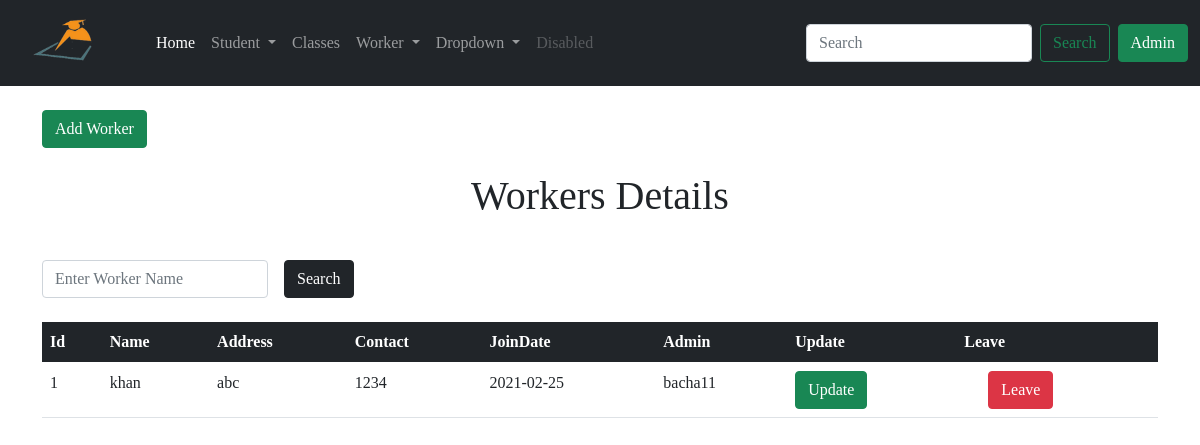
Page /worker_detials on the earlier database version.
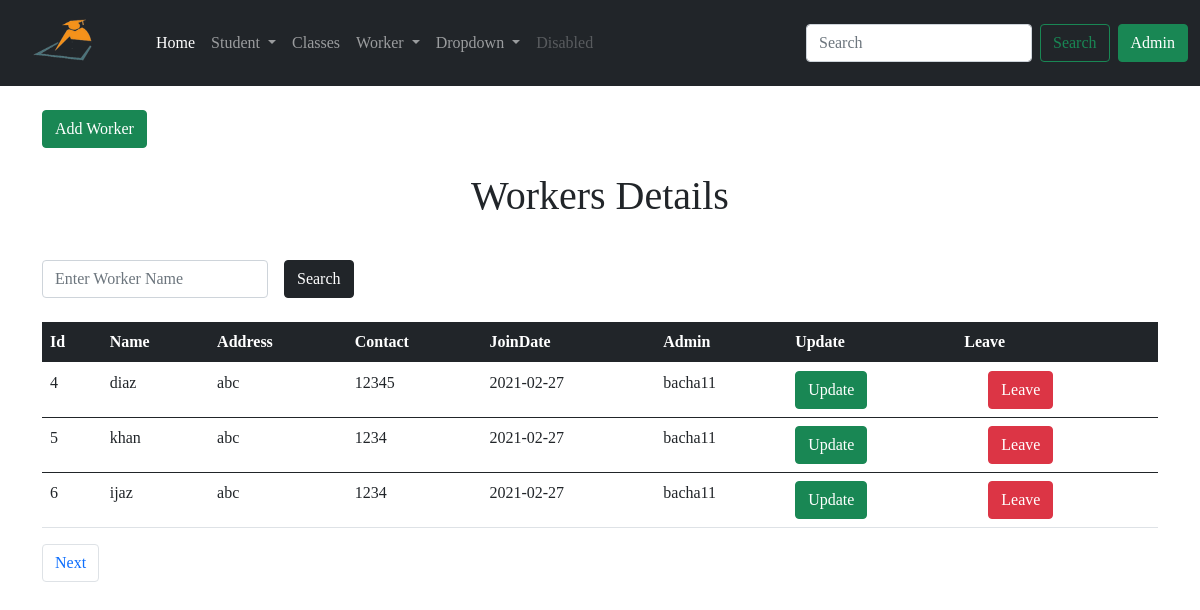
Same page on the later database version.
### app/models.py (models this page shows, shortened)
class Worker(db.Model):
    __searchable__ = ['worker_name', 'worker_address']
    id = db.Column(db.Integer, primary_key=True)
    worker_name = db.Column(db.String(64), index=True)
    worker_address = db.Column(db.String(128), index=True)
    worker_contact = db.Column(db.String(64), index=True)
    join_date = db.Column(db.DateTime, default=datetime.utcnow())
    admin_id = db.Column(db.Integer, db.ForeignKey('admin.id'))

class Admin(UserMixin, db.Model):
    id = db.Column(db.Integer, primary_key=True)
    username = db.Column(db.String(32), unique=True, index=True)
    email = db.Column(db.String(64), unique=True, index=True)
    password_hash = db.Column(db.String(128))
    join_date = db.Column(db.DateTime, default=datetime.utcnow())
    student = db.relationship('Student', backref='admin')
    teacher = db.relationship('Teacher', backref='admin')
    worker = db.relationship('Worker', backref='admin')
    leaveworker = db.relationship('LeaveWorker', backref='admin')

### app/routes.py (the view)
@app.route('/worker_detials')
def worker_detials():
    query = request.args.get('query')
    if query:
        workers = Worker.query.filter(Worker.worker_name.contains(query))
        return render_template('worker_detials.html', title='Search Worker', workers=workers, query=query)
    page = request.args.get('page', 1, type=int)
    workers = Worker.query.order_by(Worker.id.asc()).paginate(
        page, app.config['ENTRY_PER_PAGE'], False)
    next_url = url_for('worker_detials', page=workers.next_num) \
        if workers.has_next else None
    prev_url = url_for('worker_detials', page=workers.prev_num) \
        if workers.has_prev else None
    return render_template('worker_detials.html', title='Worker Detials', workers=workers.items, next_url=next_url, prev_url=prev_url, page=page)

### app/templates/worker_detials.html (shortened to what this page needs)
{% extends 'base.html' %}
{% block content %}
<div class="container">
  <a href=" {{url_for('add_worker')}} ">
    <button type="submit" class="btn btn-success mt-4">Add Worker</button>
  </a>
  {% if query %}
  <h1 class="text-center mt-4">Search Result About! <span class="text-primary"> {{ query }} </span></h1>
  {% else %}
  <h1 class="text-center mt-4">Workers Details</h1>
  {% endif %}
  <form action="" method="GET">
    <div class="row g-3 align-items-center mt-4">
      <div class="col-auto">
        <input type="search" name="query" id="inputPassword6" class="form-control" placeholder="Enter Worker Name" required>
      </div>
      <div class="col-auto">
        <button type="submit" class="btn btn-dark">Search</button>
      </div>
    </div>
  </form>
  <table class="table mt-4">
      <thead class="table-dark">
        <tr>
          <th scope="col">Id</th>
          <th scope="col">Name</th>
          <th scope="col">Address</th>
          <th scope="col">Contact</th>
          <th scope="col">JoinDate</th>
          <th scope="col">Admin</th>
          <th scope="col">Update</th>
          <th scope="col">Leave</th>
        </tr>
      </thead>
      {% for worker in workers %}
      <tbody>
        <tr>
          <td> {{ worker.id }}</td>
          <td> {{ worker.worker_name }} </td>
          <td> {{ worker.worker_address }} </td>
          <td> {{ worker.worker_contact }} </td>
          <td> {{ worker.join_date.strftime('%Y-%m-%d') }} </td>
          <td> {{ worker.admin.username }} </td>
          <td> <a href=" {{ url_for('update_worker', id=worker.id)}} "><button type="submit" class="btn btn-success">Update</button> </a></td>
          <td>
            <button type="button" class="btn btn-danger ms-4" data-bs-toggle="modal" data-bs-target="#exampleModal">
              Leave
            </button>
          </td>
        </tr>
      </tbody>
      {% endfor %}
  </table>
    <nav aria-label="Page navigation example">
      <ul class="pagination">
        {% if next_url %}
        <li class="page-item"><a class="page-link" href="{{ next_url }}">Next</a></li>
        {% endif %}
      </ul>
    </nav>
</div>
{% endblock %}

Differences in the rows shown:
removed Worker: id "1", worker_name "khan", worker_address "abc", worker_contact "1234", join_date "2021-02-25", admin.username "bacha11"
added Worker: id "4", worker_name "diaz", worker_address "abc", worker_contact "12345", join_date "2021-02-27", admin.username "bacha11"
added Worker: id "5", worker_name "khan", worker_address "abc", worker_contact "1234", join_date "2021-02-27", admin.username "bacha11"
added Worker: id "6", worker_name "ijaz", worker_address "abc", worker_contact "1234", join_date "2021-02-27", admin.username "bacha11"
Other differences:
text now shown: "Next"
